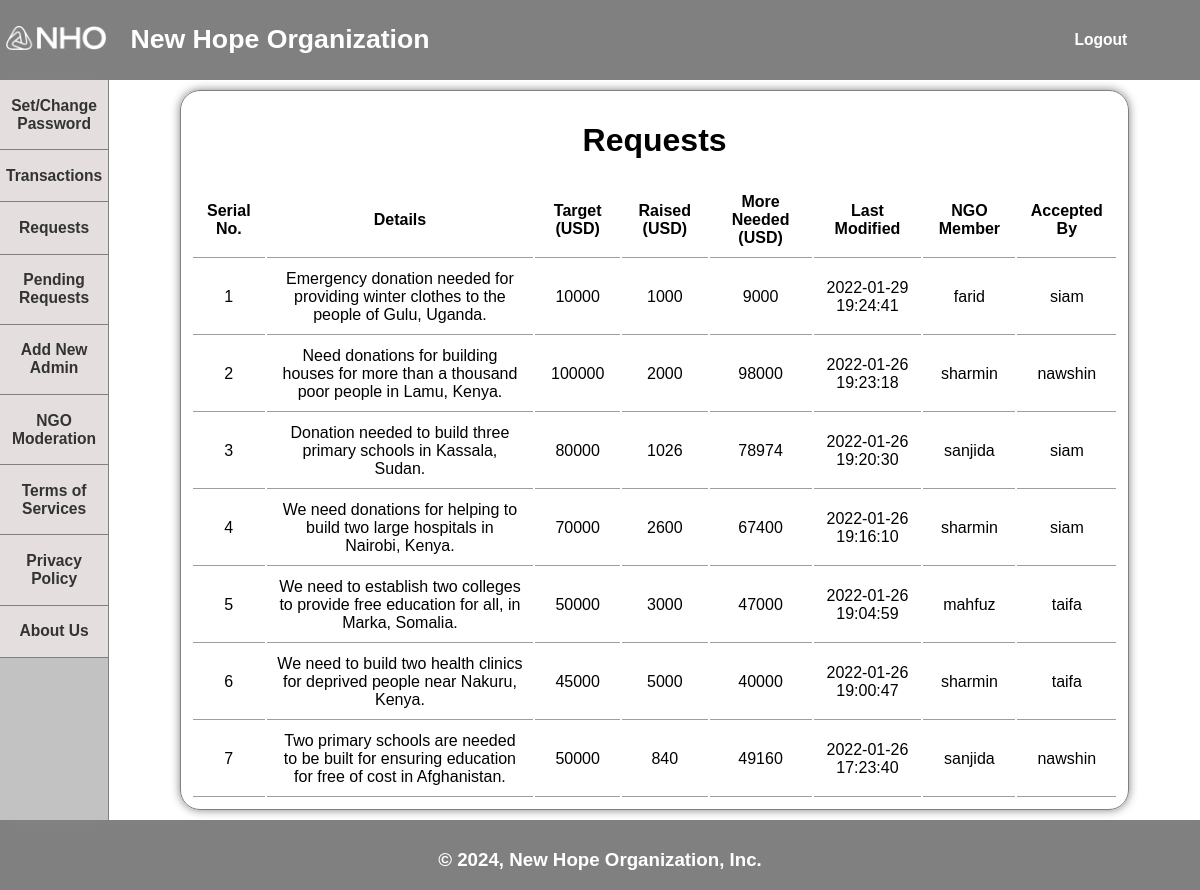
Screenshot of /requests.php (signed in) with the database file from the repository.
### tables this page shows
CREATE TABLE `requests` (
  `id` int(11) NOT NULL,
  `details` text NOT NULL,
  `target` float NOT NULL,
  `raised` float NOT NULL,
  `stype` int(11) NOT NULL,
  `status` varchar(20) NOT NULL,
  `time` datetime NOT NULL,
  `ngo` varchar(20) NOT NULL,
  `reason` text NOT NULL,
  `admin` varchar(20) NOT NULL,
  `notify` datetime NOT NULL
);

### requests.php (the view, shortened to what this page needs)
<?php
include_once 'config/connection.config.php';
?>
<!DOCTYPE html>
<html lang="en">
<head>
    <link rel="stylesheet" href="styles/style.css" />
</head>
<body>
    <div class="main">
        <div class="header">
            <a href="index.php">
                <button class="title">
                    <div class="logo-div">
                        <img class="logo" src="images/logo.png" alt="NHO" />
                    </div>
                    <div class="heading-div">
                        <h1 class="heading">New Hope Organization</h1>
                    </div>
                </button>
            </a>
        </div>
        <div class="log">
            <?php
        if (!isset($_SESSION['userId']) || $_SESSION['userId']==NULL) { ?>
            <a href="login.php">
                <button class="logbtn">
                    <h3>Login</h3>
                </button>
            </a>
            <a href="signup.php">
                <button class="logbtn">
                    <h3>Sign Up</h3>
                </button>
            </a>
            <?php } else { ?>
            <a href="include/logout.include.php">
                <button class="logbtn">
                    <h3>Logout</h3>
                </button>
            </a>
            <?php }
        ?>
        </div>
        <div class="navigation">
            <?php
            if (isset($_SESSION['userId']) && $_SESSION['userId']!=NULL) { ?>
            <a href="password.php"><button class="navbtn">
                    <h3>Set/Change Password</h3>
                </button></a>
            <a href="transactions.php"><button class="navbtn">
                    <h3>Transactions</h3>
                </button></a>
            <a href="requests.php"><button class="navbtn">
                    <h3>Requests</h3>
                </button></a>
            <?php }
            if (isset($_SESSION['userType']) && $_SESSION['userType']==1) { ?>
            <a href="admin/pending-requests.admin.php"><button class="navbtn">
                    <h3>Pending Requests</h3>
                </button></a>
            <a href="admin/add-admin.admin.php"><button class="navbtn">
                    <h3>Add New Admin</h3>
                </button></a>
            <a href="admin/ngo-moderation.admin.php"><button class="navbtn">
                    <h3>NGO Moderation</h3>
                </button></a>
            <?php } ?>
            <a href="tos.php"><button class="navbtn">
                    <h3>Terms of Services</h3>
                </button></a>
            <a href="privacy-policy.php"><button class="navbtn">
                    <h3>Privacy Policy</h3>
                </button></a>
            <a href="about-us.php"><button class="navbtn">
                    <h3>About Us</h3>
                </button></a>
        </div>
        <div class="content">
            <div class="card">
                <?php
                if (isset($_SESSION['userPass']) && $_SESSION['userPass']=='none' && $_SESSION['userType']==1) { ?>
                <h2 class="warning">You did not set any proper password yet. Your account is vulnerable!</h2>
                <a href="password.php"><button class="pagebtn">Set Password</button></a>
                <?php } elseif (isset($_SESSION['userApproval']) && $_SESSION['userType']==2 && $_SESSION['userApproval']==0) { ?>
                <h2 class="warning">Before you can access all of the features,<br>You have to submit your organization
                    documents first for our moderation.</h2>
                <a href="ngo/add-documents.ngo.php"><button class="pagebtn">Add Documents</button></a>
                <?php } elseif (isset($_SESSION['userApproval']) && $_SESSION['userType']==2 && $_SESSION['userApproval']==1) { ?>
                <h2 class="warning">Your organization documents are received.<br>Please wait until the moderation
                    completes.</h2>
                <?php } else { ?>
                <?php
                $select = mysqli_query($conn, "SELECT * FROM requests WHERE stype='1' ORDER BY time DESC");
                if (!mysqli_num_rows($select)) { ?>
                <h2>No request available</h2>
                <?php } else { ?>
                <h1>Requests</h1>
                <table class="list">
                    <tr>
                        <th>Serial No.</th>
                        <th>Details</th>
                        <th>Target (USD)</th>
                        <th>Raised (USD)</th>
                        <th>More Needed (USD)</th>
                        <th>Last Modified</th>
                        <th>NGO Member</th>
                        <?php
                            if (isset($_SESSION['userType']) && $_SESSION['userType']==1) { ?>
                        <th>Accepted By</th>
                        <?php } elseif (isset($_SESSION['userType']) && $_SESSION['userType']==3) { ?>
                        <th>Operations</th>
                        <?php }
                            ?>
                    </tr>
                    <?php
                    $i=1;
                        while ($result = mysqli_fetch_assoc($select)) { ?>
                    <tr>
                        <td><?php echo $i; ?></td>
                        <td><?php echo $result['details']; ?></td>
                        <td><?php echo $result['target']; ?></td>
                        <td><?php echo $result['raised']; ?></td>
                        <td><?php echo $result['target']-$result['raised']; ?></td>
                        <td><?php echo $result['time']; ?></td>
                        <td><?php echo $result['ngo']; ?></td>
                        <?php
                            if (isset($_SESSION['userType']) && $_SESSION['userType']==1) { ?>
                        <td><?php echo $result['admin']; ?></td>
                        <?php } elseif (isset($_SESSION['userType']) && $_SESSION['userType']==3) { ?>
                        <td><a href="donor/donate.donor.php?id=<?php echo $result['id']; ?>"><button
                                    class="pagebtn tblbtn">Donate</button></a></td>
                        <?php }
                        $i++;
                            ?>
                    </tr>
                    <?php    } ?>
                </table>
                <?php }
                ?>
                <?php } ?>
            </div>
        </div>
        <div class="footer">
            <h3>&copy; <?php echo date('Y');?>, New Hope Organization, Inc.</h3>
        </div>
    </div>
</body>
</html>

### styles/style.css (style rules this page uses)
html, body { height: 100%; margin: 0; padding: 0; text-align: center; background-color: #808080; font-family: "proxima-soft", "Proxima Soft", "Proxima Nova Soft", Helvetica, Arial, sans-serif; scroll-behavior: smooth; }
.main { display: grid; height: 100%; grid-template-columns: repeat(12, 1fr); grid-template-rows: 80px auto 80px; }
.header { grid-column: 1 / -3; box-shadow: 1px 1px 5px #808080; background-color: #808080; align-self: center; text-align: left; height: 100%; }
.header a { text-decoration: none; }
.log { background-color: #808080; grid-column: span 2; align-self: center; }
.logo-div { height: 100%; width: 100%; padding: 6px; }
.logo { margin: 25px auto; width: 100%; }
.logbtn { background-color: #808080; text-decoration: none; border: 0; color: #ffffff; width: 45%; }
.navigation { box-shadow: 0px 0px 5px #808080; background-color: #c2c2c2; border-right: 1px solid #808080; grid-column: 1 / 2; }
.content { background-color: #ffffff; grid-column: 2 / -1; }
.footer { grid-column: 1 / -1; align-self: center; box-shadow: -1px -1px 5px #808080; color: #ffffff; }
button { cursor: pointer; }
.title { background-color: #808080; text-decoration: none; border: 0; border-bottom: 1px solid #808080; color: #ffffff; display: grid; grid-template-columns: 100px 350px; grid-template-rows: 1fr; align-content: center; height: 100%; padding: 0; transition: all 1s; }
.heading-div { width: 100%; align-self: center; padding: 5px; }
.heading { width: 100%; }
.navbtn { background-color: #e4dede; text-decoration: none; border: 0; color: #333333; width: 100%; border-bottom: 1px solid #808080; }
.card { padding: 10px; border: 1px solid #808080; width: 85%; margin: 10px auto; border-radius: 20px; box-shadow: 0 0 10px #808080; }
table { margin: auto; }
.list tr td, th { border-bottom: 1px solid #9e9e9e; padding: 10px; }
a { text-decoration: none; }

### rows the page displays
requests: details "Emergency donation needed for providing winter clothes to the people of Gulu, Uganda.", target "10000", raised "1000", $result['target']-$result['raised'] "9000", time "2022-01-29 19:24:41", ngo "farid", admin "siam"
requests: details "Need donations for building houses for more than a thousand poor people in Lamu, Kenya.", target "100000", raised "2000", $result['target']-$result['raised'] "98000", time "2022-01-26 19:23:18", ngo "sharmin", admin "nawshin"
requests: details "Donation needed to build three primary schools in Kassala, Sudan.", target "80000", raised "1026", $result['target']-$result['raised'] "78974", time "2022-01-26 19:20:30", ngo "sanjida", admin "siam"
requests: details "We need donations for helping to build two large hospitals in Nairobi, Kenya.", target "70000", raised "2600", $result['target']-$result['raised'] "67400", time "2022-01-26 19:16:10", ngo "sharmin", admin "siam"
requests: details "We need to establish two colleges to provide free education for all, in Marka, Somalia.", target "50000", raised "3000", $result['target']-$result['raised'] "47000", time "2022-01-26 19:04:59", ngo "mahfuz", admin "taifa"
requests: details "We need to build two health clinics for deprived people near Nakuru, Kenya.", target "45000", raised "5000", $result['target']-$result['raised'] "40000", time "2022-01-26 19:00:47", ngo "sharmin", admin "taifa"
requests: details "Two primary schools are needed to be built for ensuring education for free of cost in Afghanistan.", target "50000", raised "840", $result['target']-$result['raised'] "49160", time "2022-01-26 17:23:40", ngo "sanjida", admin "nawshin"
